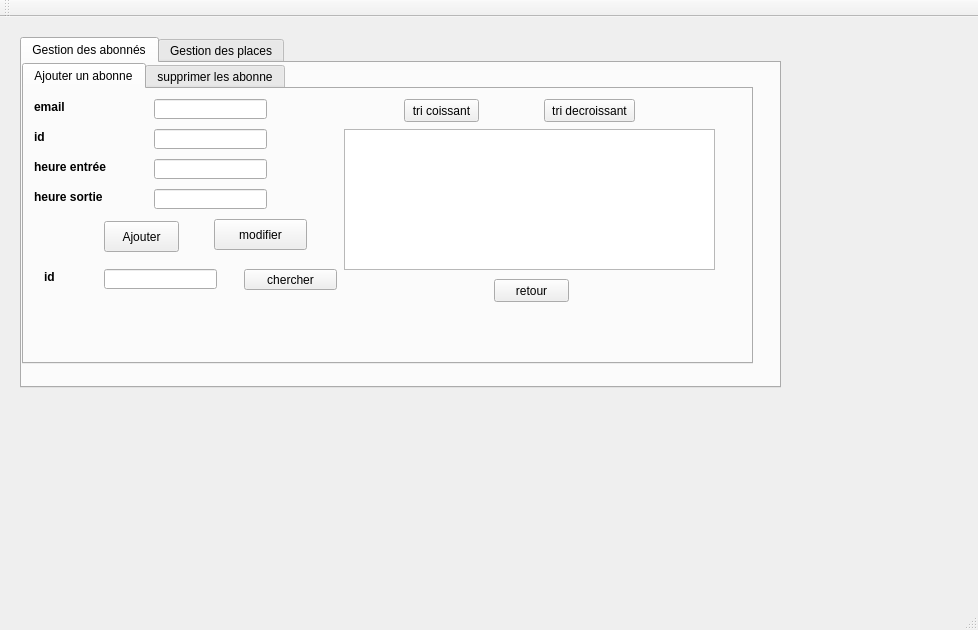
<?xml version="1.0" encoding="UTF-8"?>
<ui version="4.0">
 <class>MainWindow</class>
 <widget class="QMainWindow" name="MainWindow">
  <property name="geometry">
   <rect>
    <x>0</x>
    <y>0</y>
    <width>978</width>
    <height>630</height>
   </rect>
  </property>
  <property name="windowTitle">
   <string>Gestion des Clients</string>
  </property>
  <property name="styleSheet">
   <string notr="true">QPushButton#evilButton {
    background-color: red;
    border-style: outset;
    border-width: 2px;
    border-radius: 10px;
    border-color: beige;
    font: bold 14px;
    min-width: 10em;
    padding: 6px;
}
</string>
  </property>
  <widget class="QWidget" name="centralWidget">
   <widget class="QTabWidget" name="tabWidget_2">
    <property name="geometry">
     <rect>
      <x>20</x>
      <y>20</y>
      <width>761</width>
      <height>351</height>
     </rect>
    </property>
    <property name="styleSheet">
     <string notr="true">
QLabel { color: black; }

QLineEdit#usernameEdit { background-color: blue }</string>
    </property>
    <property name="currentIndex">
     <number>0</number>
    </property>
    <widget class="QWidget" name="tab_4">
     <attribute name="title">
      <string>Gestion des abonnés</string>
     </attribute>
     <widget class="QTabWidget" name="tabWidget">
      <property name="geometry">
       <rect>
        <x>0</x>
        <y>0</y>
        <width>731</width>
        <height>301</height>
       </rect>
      </property>
      <property name="currentIndex">
       <number>0</number>
      </property>
      <widget class="QWidget" name="tab">
       <attribute name="title">
        <string>Ajouter un abonne</string>
       </attribute>
       <widget class="QLabel" name="label">
        <property name="geometry">
         <rect>
          <x>10</x>
          <y>40</y>
          <width>61</width>
          <height>16</height>
         </rect>
        </property>
        <property name="font">
         <font>
          <weight>75</weight>
          <bold>true</bold>
         </font>
        </property>
        <property name="text">
         <string>id</string>
        </property>
       </widget>
       <widget class="QLabel" name="label_2">
        <property name="geometry">
         <rect>
          <x>10</x>
          <y>70</y>
          <width>81</width>
          <height>16</height>
         </rect>
        </property>
        <property name="font">
         <font>
          <weight>75</weight>
          <bold>true</bold>
         </font>
        </property>
        <property name="text">
         <string>heure entrée</string>
        </property>
       </widget>
       <widget class="QLabel" name="label_3">
        <property name="geometry">
         <rect>
          <x>10</x>
          <y>100</y>
          <width>91</width>
          <height>16</height>
         </rect>
        </property>
        <property name="font">
         <font>
          <weight>75</weight>
          <bold>true</bold>
         </font>
        </property>
        <property name="text">
         <string>heure sortie</string>
        </property>
       </widget>
       <widget class="QLineEdit" name="lineEdit_id">
        <property name="geometry">
         <rect>
          <x>130</x>
          <y>40</y>
          <width>113</width>
          <height>20</height>
         </rect>
        </property>
       </widget>
       <widget class="QLineEdit" name="lineEdit_heure_entree">
        <property name="geometry">
         <rect>
          <x>130</x>
          <y>70</y>
          <width>113</width>
          <height>20</height>
         </rect>
        </property>
       </widget>
       <widget class="QLineEdit" name="lineEdit_heure_sortie">
        <property name="geometry">
         <rect>
          <x>130</x>
          <y>100</y>
          <width>113</width>
          <height>20</height>
         </rect>
        </property>
       </widget>
       <widget class="QPushButton" name="pb_ajouter">
        <property name="geometry">
         <rect>
          <x>80</x>
          <y>132</y>
          <width>75</width>
          <height>31</height>
         </rect>
        </property>
        <property name="styleSheet">
         <string notr="true">QPushButton#evilButton {
    background-color: red;
    border-style: outset;
    border-width: 2px;
    border-color: beige;
}</string>
        </property>
        <property name="text">
         <string>Ajouter</string>
        </property>
       </widget>
       <widget class="QLineEdit" name="lineEdit_email">
        <property name="geometry">
         <rect>
          <x>130</x>
          <y>10</y>
          <width>113</width>
          <height>20</height>
         </rect>
        </property>
        <property name="styleSheet">
         <string notr="true">QLineEdit#usernameEdit { background-color: blue }</string>
        </property>
       </widget>
       <widget class="QLabel" name="label_5">
        <property name="geometry">
         <rect>
          <x>10</x>
          <y>10</y>
          <width>61</width>
          <height>16</height>
         </rect>
        </property>
        <property name="font">
         <font>
          <weight>75</weight>
          <bold>true</bold>
         </font>
        </property>
        <property name="styleSheet">
         <string notr="true">&lt;font color-red&gt;</string>
        </property>
        <property name="text">
         <string>email</string>
        </property>
       </widget>
       <widget class="QPushButton" name="pushButton">
        <property name="geometry">
         <rect>
          <x>190</x>
          <y>130</y>
          <width>93</width>
          <height>31</height>
         </rect>
        </property>
        <property name="styleSheet">
         <string notr="true">QPushButton#evilButton {
    background-color: red;
    border-style: outset;
    border-width: 2px;
    border-radius: 10px;
    border-color: beige;
    font: bold 14px;
    min-width: 10em;
    padding: 6px;
}</string>
        </property>
        <property name="text">
         <string>modifier</string>
        </property>
       </widget>
       <widget class="QTableView" name="tabAbonne">
        <property name="geometry">
         <rect>
          <x>320</x>
          <y>40</y>
          <width>371</width>
          <height>141</height>
         </rect>
        </property>
        <property name="styleSheet">
         <string notr="true"/>
        </property>
       </widget>
       <widget class="QLineEdit" name="lineEdit_chercher">
        <property name="geometry">
         <rect>
          <x>80</x>
          <y>180</y>
          <width>113</width>
          <height>20</height>
         </rect>
        </property>
       </widget>
       <widget class="QPushButton" name="pushButton_4">
        <property name="geometry">
         <rect>
          <x>220</x>
          <y>180</y>
          <width>93</width>
          <height>21</height>
         </rect>
        </property>
        <property name="styleSheet">
         <string notr="true">QPushButton#evilButton {
    background-color: red;
    border-style: outset;
    border-width: 2px;
    border-radius: 10px;
    border-color: beige;
    font: bold 14px;
    min-width: 10em;
    padding: 6px;
}
</string>
        </property>
        <property name="text">
         <string>chercher</string>
        </property>
       </widget>
       <widget class="QLabel" name="label_11">
        <property name="geometry">
         <rect>
          <x>20</x>
          <y>180</y>
          <width>61</width>
          <height>16</height>
         </rect>
        </property>
        <property name="font">
         <font>
          <weight>75</weight>
          <bold>true</bold>
         </font>
        </property>
        <property name="text">
         <string>id</string>
        </property>
       </widget>
       <widget class="QPushButton" name="pushButton_7">
        <property name="geometry">
         <rect>
          <x>380</x>
          <y>10</y>
          <width>75</width>
          <height>23</height>
         </rect>
        </property>
        <property name="text">
         <string>tri coissant</string>
        </property>
       </widget>
       <widget class="QPushButton" name="pushButton_8">
        <property name="geometry">
         <rect>
          <x>520</x>
          <y>10</y>
          <width>91</width>
          <height>23</height>
         </rect>
        </property>
        <property name="text">
         <string>tri decroissant</string>
        </property>
       </widget>
       <widget class="QPushButton" name="pushButton_10">
        <property name="geometry">
         <rect>
          <x>470</x>
          <y>190</y>
          <width>75</width>
          <height>23</height>
         </rect>
        </property>
        <property name="text">
         <string>retour</string>
        </property>
       </widget>
      </widget>
      <widget class="QWidget" name="tab_3">
       <attribute name="title">
        <string>supprimer les abonne</string>
       </attribute>
       <widget class="QLineEdit" name="lineEdit_id_2">
        <property name="geometry">
         <rect>
          <x>140</x>
          <y>30</y>
          <width>113</width>
          <height>20</height>
         </rect>
        </property>
       </widget>
       <widget class="QLabel" name="label_4">
        <property name="geometry">
         <rect>
          <x>80</x>
          <y>30</y>
          <width>61</width>
          <height>16</height>
         </rect>
        </property>
        <property name="font">
         <font>
          <weight>75</weight>
          <bold>true</bold>
         </font>
        </property>
        <property name="text">
         <string>email</string>
        </property>
       </widget>
       <widget class="QPushButton" name="pb_supprimer">
        <property name="geometry">
         <rect>
          <x>240</x>
          <y>140</y>
          <width>75</width>
          <height>23</height>
         </rect>
        </property>
        <property name="text">
         <string>Supprimer</string>
        </property>
       </widget>
      </widget>
     </widget>
    </widget>
    <widget class="QWidget" name="tab_5">
     <attribute name="title">
      <string>Gestion des places</string>
     </attribute>
     <widget class="QTabWidget" name="tabWidget_3">
      <property name="geometry">
       <rect>
        <x>10</x>
        <y>0</y>
        <width>701</width>
        <height>341</height>
       </rect>
      </property>
      <property name="currentIndex">
       <number>0</number>
      </property>
      <widget class="QWidget" name="tab_6">
       <attribute name="title">
        <string>gerer les places</string>
       </attribute>
       <widget class="QPushButton" name="pushButton_ajouter">
        <property name="geometry">
         <rect>
          <x>40</x>
          <y>180</y>
          <width>75</width>
          <height>23</height>
         </rect>
        </property>
        <property name="styleSheet">
         <string notr="true">QPushButton {
            color: grey;
            border-image: url(/home/kamlie/code/button.png) 3 10 3 10;
            border-top: 3px transparent;
            border-bottom: 3px transparent;
            border-right: 10px transparent;
            border-left: 10px transparent;
        }
</string>
        </property>
        <property name="text">
         <string>ajouter</string>
        </property>
       </widget>
       <widget class="QPushButton" name="pushButton_modifier">
        <property name="geometry">
         <rect>
          <x>140</x>
          <y>180</y>
          <width>75</width>
          <height>23</height>
         </rect>
        </property>
        <property name="styleSheet">
         <string notr="true">QPushButton {
            color: grey;
            border-image: url(/home/kamlie/code/button.png) 3 10 3 10;
            border-top: 3px transparent;
            border-bottom: 3px transparent;
            border-right: 10px transparent;
            border-left: 10px transparent;
        }
</string>
        </property>
        <property name="text">
         <string>modifier</string>
        </property>
       </widget>
       <widget class="QLineEdit" name="lineEdit_id2">
        <property name="geometry">
         <rect>
          <x>100</x>
          <y>20</y>
          <width>113</width>
          <height>20</height>
         </rect>
        </property>
       </widget>
       <widget class="QLineEdit" name="lineEdit_pnbplace">
        <property name="geometry">
         <rect>
          <x>100</x>
          <y>60</y>
          <width>113</width>
          <height>20</height>
         </rect>
        </property>
       </widget>
       <widget class="QLineEdit" name="lineEdit_nbvoiture">
        <property name="geometry">
         <rect>
          <x>100</x>
          <y>100</y>
          <width>113</width>
          <height>20</height>
         </rect>
        </property>
       </widget>
       <widget class="QLineEdit" name="lineEdit_tarif">
        <property name="geometry">
         <rect>
          <x>100</x>
          <y>140</y>
          <width>113</width>
          <height>20</height>
         </rect>
        </property>
       </widget>
       <widget class="QTableView" name="tab_place">
        <property name="geometry">
         <rect>
          <x>320</x>
          <y>30</y>
          <width>321</width>
          <height>161</height>
         </rect>
        </property>
        <property name="styleSheet">
         <string notr="true"/>
        </property>
       </widget>
       <widget class="QLabel" name="label_6">
        <property name="geometry">
         <rect>
          <x>10</x>
          <y>20</y>
          <width>51</width>
          <height>20</height>
         </rect>
        </property>
        <property name="font">
         <font>
          <family>cendtry gothic</family>
         </font>
        </property>
        <property name="styleSheet">
         <string notr="true">*{ font-family: cendtry gothic;
font-size:24pix;
}</string>
        </property>
        <property name="text">
         <string>&lt;font color-red&gt;id</string>
        </property>
       </widget>
       <widget class="QLabel" name="label_7">
        <property name="geometry">
         <rect>
          <x>10</x>
          <y>60</y>
          <width>61</width>
          <height>16</height>
         </rect>
        </property>
        <property name="font">
         <font>
          <weight>75</weight>
          <bold>true</bold>
         </font>
        </property>
        <property name="text">
         <string>nb_place</string>
        </property>
       </widget>
       <widget class="QLabel" name="label_8">
        <property name="geometry">
         <rect>
          <x>10</x>
          <y>100</y>
          <width>71</width>
          <height>16</height>
         </rect>
        </property>
        <property name="font">
         <font>
          <weight>75</weight>
          <bold>true</bold>
         </font>
        </property>
        <property name="text">
         <string>nb_voiture</string>
        </property>
       </widget>
       <widget class="QLabel" name="label_9">
        <property name="geometry">
         <rect>
          <x>10</x>
          <y>140</y>
          <width>47</width>
          <height>13</height>
         </rect>
        </property>
        <property name="font">
         <font>
          <weight>75</weight>
          <bold>true</bold>
         </font>
        </property>
        <property name="text">
         <string>tarif</string>
        </property>
       </widget>
       <widget class="QPushButton" name="pushButton_2">
        <property name="geometry">
         <rect>
          <x>180</x>
          <y>240</y>
          <width>75</width>
          <height>23</height>
         </rect>
        </property>
        <property name="styleSheet">
         <string notr="true">QPushButton#evilButton { background-color: red }
</string>
        </property>
        <property name="text">
         <string>supprimer</string>
        </property>
       </widget>
       <widget class="QLineEdit" name="lineEdit_idd">
        <property name="geometry">
         <rect>
          <x>60</x>
          <y>240</y>
          <width>113</width>
          <height>20</height>
         </rect>
        </property>
       </widget>
       <widget class="QLabel" name="label_15">
        <property name="geometry">
         <rect>
          <x>10</x>
          <y>240</y>
          <width>47</width>
          <height>13</height>
         </rect>
        </property>
        <property name="font">
         <font>
          <weight>75</weight>
          <bold>true</bold>
         </font>
        </property>
        <property name="text">
         <string>id</string>
        </property>
       </widget>
       <widget class="QPushButton" name="pushButton_3">
        <property name="geometry">
         <rect>
          <x>460</x>
          <y>270</y>
          <width>75</width>
          <height>23</height>
         </rect>
        </property>
        <property name="text">
         <string>chercher</string>
        </property>
       </widget>
       <widget class="QLineEdit" name="chercher">
        <property name="geometry">
         <rect>
          <x>330</x>
          <y>270</y>
          <width>113</width>
          <height>20</height>
         </rect>
        </property>
       </widget>
       <widget class="QPushButton" name="stat">
        <property name="geometry">
         <rect>
          <x>550</x>
          <y>270</y>
          <width>131</width>
          <height>23</height>
         </rect>
        </property>
        <property name="text">
         <string>Visualiser statistique</string>
        </property>
       </widget>
       <widget class="QPushButton" name="pushButton_5">
        <property name="geometry">
         <rect>
          <x>360</x>
          <y>0</y>
          <width>75</width>
          <height>23</height>
         </rect>
        </property>
        <property name="styleSheet">
         <string notr="true">QPushButton {
            color: grey;
            border-image: url(/home/kamlie/code/button.png) 3 10 3 10;
            border-top: 3px transparent;
            border-bottom: 3px transparent;
            border-right: 10px transparent;
            border-left: 10px transparent;
        }
</string>
        </property>
        <property name="text">
         <string> tri croissant</string>
        </property>
       </widget>
       <widget class="QPushButton" name="pushButton_6">
        <property name="geometry">
         <rect>
          <x>470</x>
          <y>0</y>
          <width>91</width>
          <height>23</height>
         </rect>
        </property>
        <property name="styleSheet">
         <string notr="true">QPushButton {
            color: grey;
            border-image: url(/home/kamlie/code/button.png) 3 10 3 10;
            border-top: 3px transparent;
            border-bottom: 3px transparent;
            border-right: 10px transparent;
            border-left: 10px transparent;
        }
</string>
        </property>
        <property name="text">
         <string>tri decroissant</string>
        </property>
       </widget>
       <widget class="QPushButton" name="pushButton_9">
        <property name="geometry">
         <rect>
          <x>440</x>
          <y>200</y>
          <width>75</width>
          <height>23</height>
         </rect>
        </property>
        <property name="text">
         <string>retour</string>
        </property>
       </widget>
      </widget>
     </widget>
    </widget>
   </widget>
  </widget>
  <widget class="QMenuBar" name="menuBar">
   <property name="geometry">
    <rect>
     <x>0</x>
     <y>0</y>
     <width>978</width>
     <height>21</height>
    </rect>
   </property>
  </widget>
  <widget class="QToolBar" name="mainToolBar">
   <attribute name="toolBarArea">
    <enum>TopToolBarArea</enum>
   </attribute>
   <attribute name="toolBarBreak">
    <bool>false</bool>
   </attribute>
  </widget>
  <widget class="QStatusBar" name="statusBar"/>
 </widget>
 <layoutdefault spacing="6" margin="11"/>
 <resources/>
 <connections/>
</ui>
